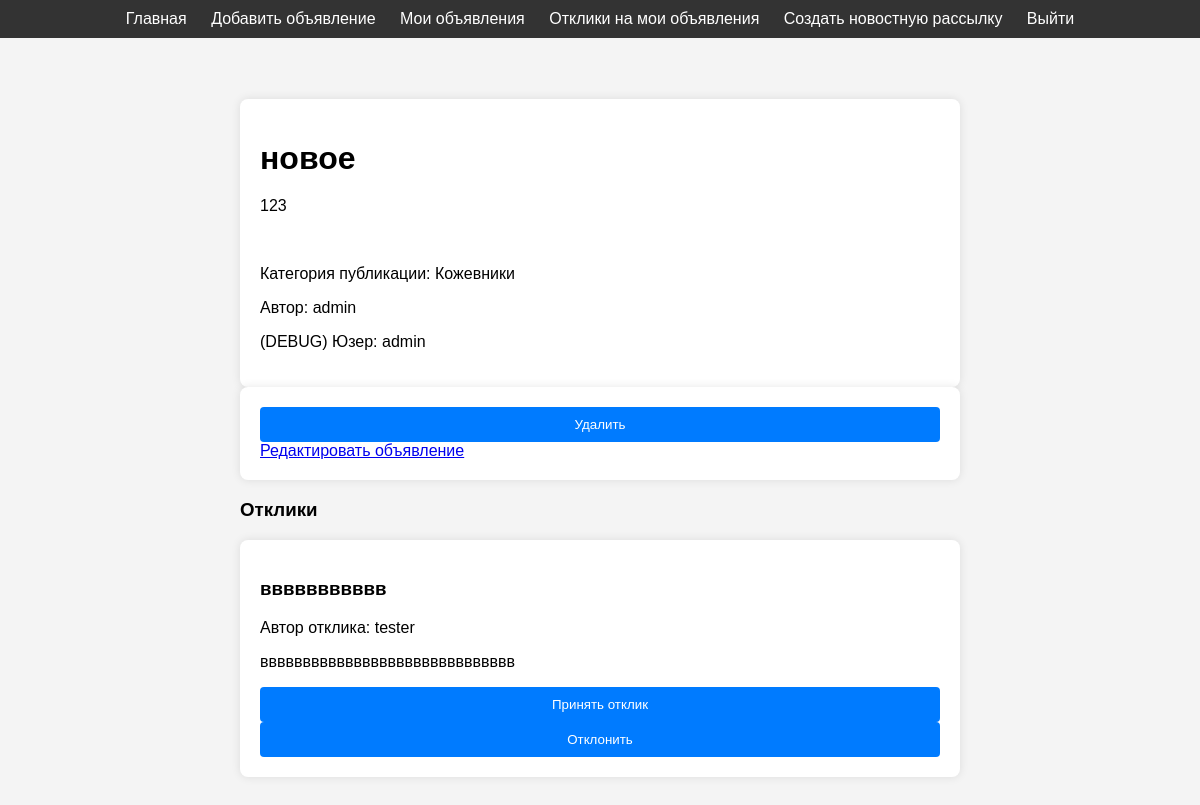
/8 (signed in), run on an earlier commit of the app's database.
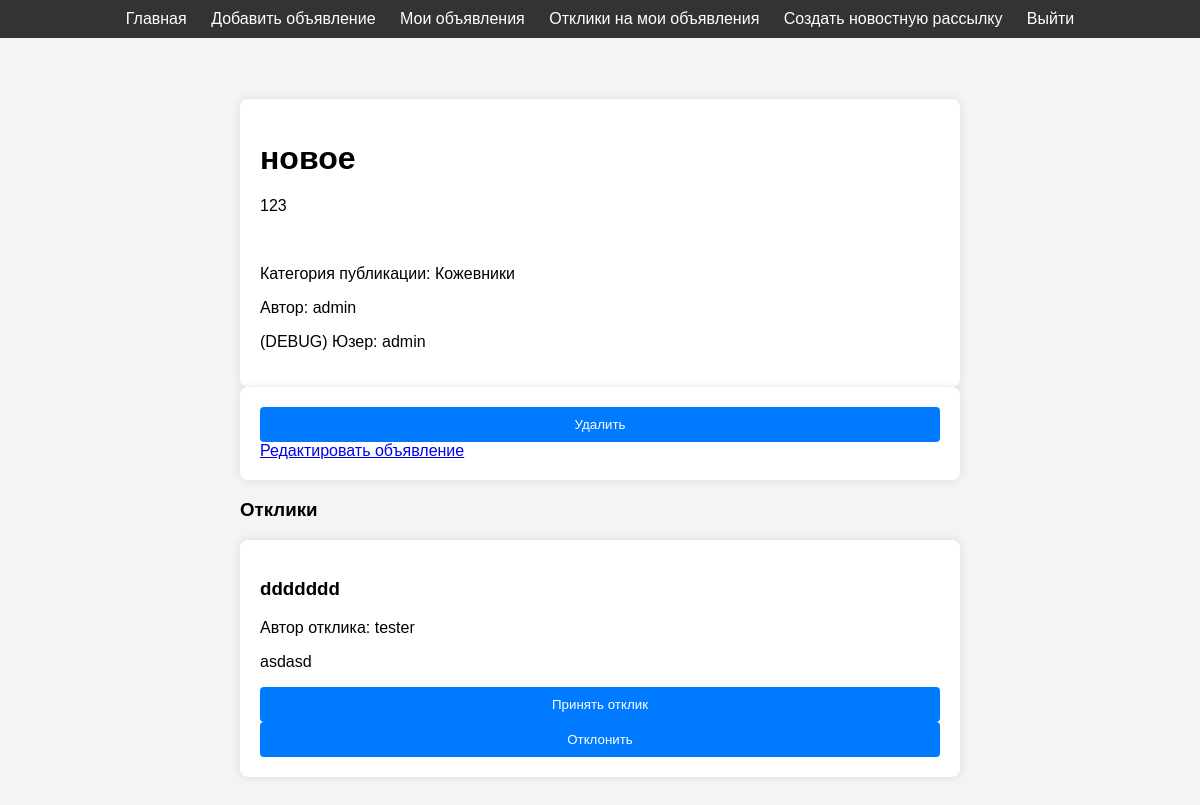
And on a later commit of the database.
### main/models.py (models this page shows, shortened)
class Reply(models.Model):
    title = models.CharField(max_length=255)
    content = RichTextField()
    author = models.ForeignKey(User, on_delete=models.CASCADE)
    ad = models.ForeignKey(Post, on_delete=models.CASCADE)

### main/views.py (the view)
# urls.py: path('<int:pk>', PostDetail.as_view(), name='post_detail'),
class PostDetail(DetailView):
    model = Post
    template_name = 'post_detail.html'
    context_object_name = 'post'
    def get_context_data(self, **kwargs):
        context = super().get_context_data(**kwargs)
        context['replies'] = Reply.objects.filter(ad=self.object)
        return context

### templates/post_detail.html (shortened to what this page needs)
{% extends 'flatpages/default.html' %}
{% block content %}
<div class="content">
    <div class="ads-list">
        <div class="ad-detail">
            <h1>{{ post.title }}</h1>
            <p>{{ post.content|safe }}</p>
            <p>Категория публикации: {{ post.category }}</p>
            <p>Автор: {{ post.author }}</p>
            <p>(DEBUG) Юзер: {{ user }}</p>
        </div>
        {% if post.author == user %}
            <div class="ad-detail">
                <form method="post" action="{% url 'post_delete' post.id %}" style="display:inline;">
                    <button type="submit" onclick="return confirm('Вы уверены, что хотите удалить это объявление?')">Удалить</button>
                </form>
                <a href="{{ post.id }}/edit">Редактировать объявление</a>
            </div>
            <h3>Отклики</h3>
            {% for reply in replies %}
                <div class="ad-detail">
                    <h3>{{ reply.title }}</h3>
                    <p>Автор отклика: {{ reply.author }}</p>
                    <p>{{ reply.content|safe }}</p>
                    <form method="post" action="{% url 'reply_accept' reply.id %}" style="display:inline;">
                        <button type="submit" onclick="return confirm('Вы уверены, что хотите принять этот отклик?')">Принять отклик</button>
                    </form>
                    <form method="post" action="{% url 'reply_delete' reply.id %}" style="display:inline;">
                        <button type="submit" onclick="return confirm('Вы уверены, что хотите отклонить этот отклик?')">Отклонить</button>
                    </form>
                </div>
            {% empty %}
                <p>Нет откликов</p>
            {% endfor %}
        {% endif %}
    </div>
</div>
{% endblock content %}

What changed in the data, as far as the page shows it:
removed Reply: title "ввввввввввв", author "tester", content "вввввввввввввввввввввввввввввв"
added Reply: title "ddddddd", author "tester", content "asdasd"
